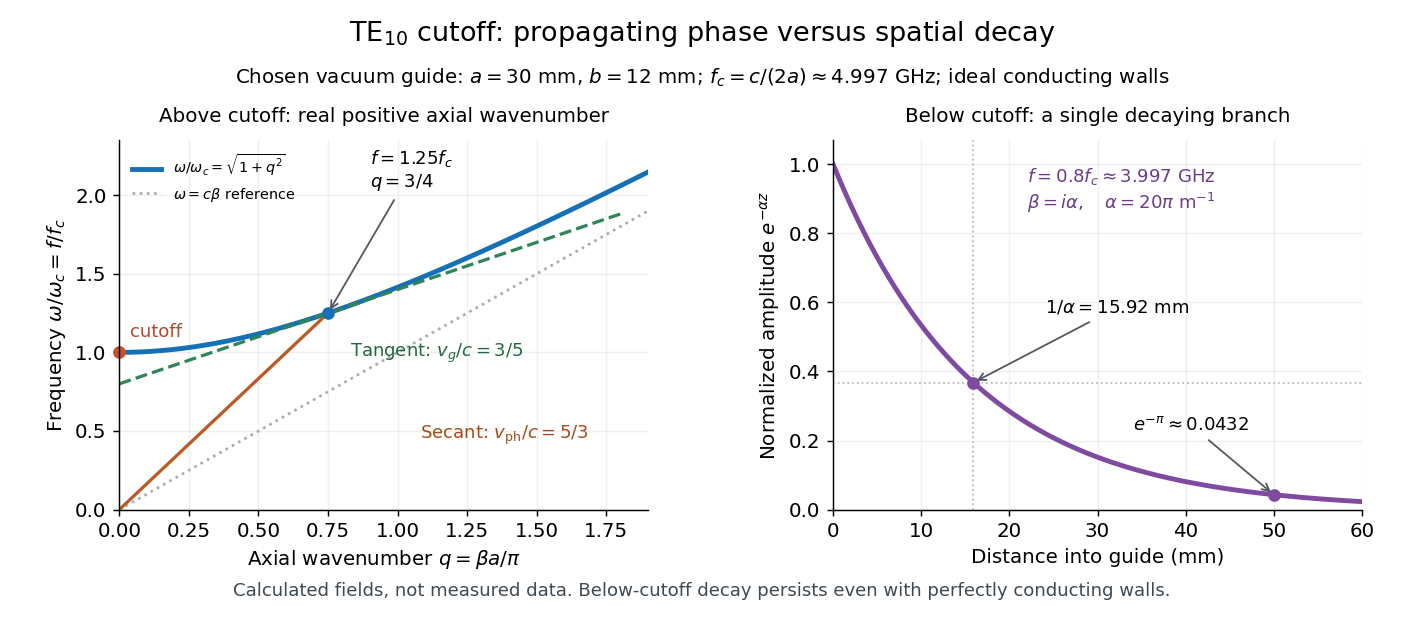

Generate this figure with Python:
"""Original TE10 dispersion and evanescence; Python 3.14 / matplotlib 3.10.7.

Uses only numpy 2.3.5 and matplotlib. Run from _media to emit this basename.png.
All values follow a stipulated a=30 mm, b=12 mm vacuum guide with ideal walls.
"""
from pathlib import Path
import matplotlib.pyplot as plt
import numpy as np


def main():
    plt.rcParams.update({'font.size': 11, 'axes.spines.top': False,
                         'axes.spines.right': False, 'figure.facecolor': 'white'})
    fig, (ax, decay) = plt.subplots(1, 2, figsize=(10.8, 4.9))
    fig.subplots_adjust(left=0.085, right=0.97, bottom=0.20, top=0.78, wspace=0.35)
    fig.suptitle(r'$\mathrm{TE}_{10}$ cutoff: propagating phase versus spatial decay', fontsize=15, y=0.97)
    fig.text(0.5, 0.87, r'Chosen vacuum guide: $a=30$ mm, $b=12$ mm; '
             r'$f_c=c/(2a)\approx4.997$ GHz; ideal conducting walls', ha='center')
    q = np.linspace(0, 1.9, 601)
    ax.plot(q, np.sqrt(1 + q*q), color='#1670b6', linewidth=2.7,
            label=r'$\omega/\omega_c=\sqrt{1+q^2}$')
    ax.plot(q, q, color='#a7adb3', linestyle=':', label=r'$\omega=c\beta$ reference')
    ax.plot([0, .75], [0, 1.25], color='#ba5b26', linewidth=1.8)
    tang_q = np.array([0, 1.8])
    ax.plot(tang_q, 1.25 + 0.6 * (tang_q - .75), color='#308459', linestyle='--', linewidth=1.8)
    ax.plot(.75, 1.25, 'o', color='#1670b6', zorder=4)
    ax.annotate(r'$f=1.25f_c$' + '\n' + r'$q=3/4$', (.75, 1.25), (.90, 2.05),
                arrowprops={'arrowstyle': '->', 'color': '#505963'}, fontsize=10)
    ax.text(1.08, .45, r'Secant: $v_{\rm ph}/c=5/3$', color='#a34b1b', fontsize=10)
    ax.text(.83, .97, r'Tangent: $v_g/c=3/5$', color='#236841', fontsize=10)
    ax.plot(0, 1, 'o', color='#c45131', clip_on=False)
    ax.text(.04, 1.10, 'cutoff', color='#b4472c', fontsize=10)
    ax.set(xlim=(0, 1.9), ylim=(0, 2.35), xlabel=r'Axial wavenumber $q=\beta a/\pi$',
           ylabel=r'Frequency $\omega/\omega_c=f/f_c$')
    ax.set_title('Above cutoff: real positive axial wavenumber', fontsize=11, pad=10)
    ax.legend(loc='upper left', fontsize=8, frameon=False)
    ax.grid(alpha=.18)
    z = np.linspace(0, 60, 601)
    alpha_per_mm = np.pi / 50
    envelope = np.exp(-alpha_per_mm * z)
    decay.plot(z, envelope, color='#7f4ba0', linewidth=2.7)
    decay.axhline(1 / np.e, color='#b4bcc4', linestyle=':', linewidth=1)
    decay.axvline(50 / np.pi, color='#b4bcc4', linestyle=':', linewidth=1)
    decay.plot([50 / np.pi, 50], [1 / np.e, np.exp(-np.pi)], 'o', color='#7f4ba0')
    decay.annotate(r'$1/\alpha=15.92$ mm', (50 / np.pi, 1 / np.e), (24, .57),
                   arrowprops={'arrowstyle': '->', 'color': '#505963'}, fontsize=10)
    decay.annotate(r'$e^{-\pi}\approx0.0432$', (50, np.exp(-np.pi)), (34, .23),
                   arrowprops={'arrowstyle': '->', 'color': '#505963'}, fontsize=10)
    decay.text(22, .87, r'$f=0.8f_c\approx3.997$ GHz' + '\n' + r'$\beta=i\alpha,\quad\alpha=20\pi\ {\rm m}^{-1}$',
               fontsize=10, color='#693d87')
    decay.set(xlim=(0, 60), ylim=(0, 1.07), xlabel='Distance into guide (mm)',
              ylabel=r'Normalized amplitude $e^{-\alpha z}$')
    decay.set_title('Below cutoff: a single decaying branch', fontsize=11, pad=10)
    decay.grid(alpha=.18)
    fig.text(.5, .065, 'Calculated fields, not measured data. Below-cutoff decay persists even with perfectly conducting walls.',
             ha='center', fontsize=10, color='#3e4952')
    fig.savefig(Path(__file__).stem + '.png', dpi=130, facecolor='white', transparent=False)
    plt.close(fig)


if __name__ == '__main__':
    main()
